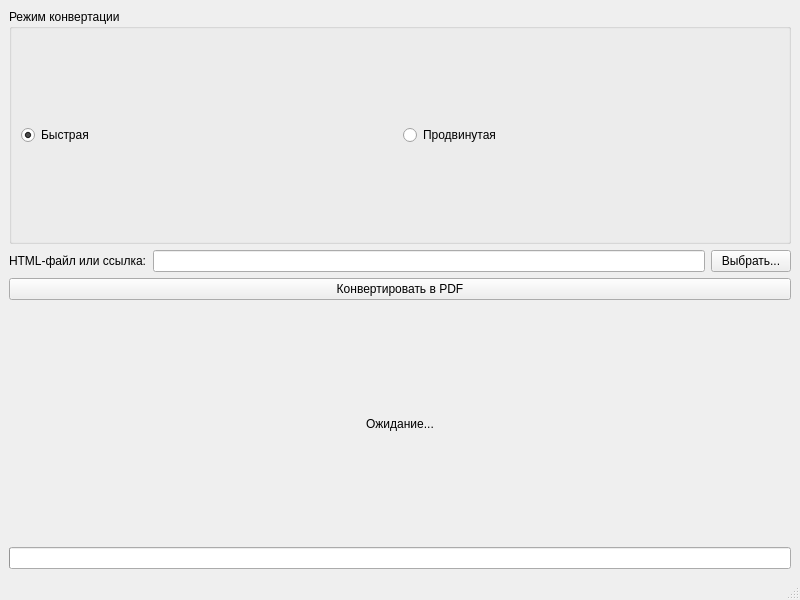
<?xml version="1.0" encoding="UTF-8"?>
<ui version="4.0">
 <class>MainWindow</class>
 <widget class="QMainWindow" name="MainWindow">
  <property name="geometry">
   <rect>
    <x>0</x>
    <y>0</y>
    <width>800</width>
    <height>600</height>
   </rect>
  </property>
  <property name="windowTitle">
   <string>MainWindow</string>
  </property>
  <widget class="QWidget" name="centralwidget">
   <layout class="QVBoxLayout" name="verticalLayout">
    <item>
     <widget class="QGroupBox" name="groupBox">
      <property name="title">
       <string>Режим конвертации</string>
      </property>
      <layout class="QHBoxLayout" name="horizontalLayout">
       <item>
        <widget class="QRadioButton" name="radioSimple">
         <property name="text">
          <string>Быстрая</string>
         </property>
         <property name="checked">
          <bool>true</bool>
         </property>
        </widget>
       </item>
       <item>
        <widget class="QRadioButton" name="radioAdvanced">
         <property name="text">
          <string>Продвинутая</string>
         </property>
        </widget>
       </item>
      </layout>
     </widget>
    </item>
    <item>
     <layout class="QHBoxLayout" name="horizontalLayout_2">
      <item>
       <widget class="QLabel" name="label">
        <property name="text">
         <string>HTML-файл или ссылка:</string>
        </property>
       </widget>
      </item>
      <item>
       <widget class="QLineEdit" name="lineHtmlPath"/>
      </item>
      <item>
       <widget class="QPushButton" name="btnBrowseHtml">
        <property name="text">
         <string>Выбрать...</string>
        </property>
       </widget>
      </item>
     </layout>
    </item>
    <item>
     <widget class="QPushButton" name="btnConvert">
      <property name="text">
       <string>Конвертировать в PDF</string>
      </property>
     </widget>
    </item>
    <item>
     <widget class="QLabel" name="labelStatus">
      <property name="text">
       <string>Ожидание...</string>
      </property>
      <property name="scaledContents">
       <bool>false</bool>
      </property>
      <property name="alignment">
       <set>Qt::AlignmentFlag::AlignCenter</set>
      </property>
     </widget>
    </item>
    <item>
     <widget class="QProgressBar" name="progressBar">
      <property name="value">
       <number>0</number>
      </property>
      <property name="textVisible">
       <bool>false</bool>
      </property>
     </widget>
    </item>
   </layout>
  </widget>
  <widget class="QMenuBar" name="menubar">
   <property name="geometry">
    <rect>
     <x>0</x>
     <y>0</y>
     <width>800</width>
     <height>26</height>
    </rect>
   </property>
  </widget>
  <widget class="QStatusBar" name="statusbar"/>
 </widget>
 <resources/>
 <connections/>
</ui>
